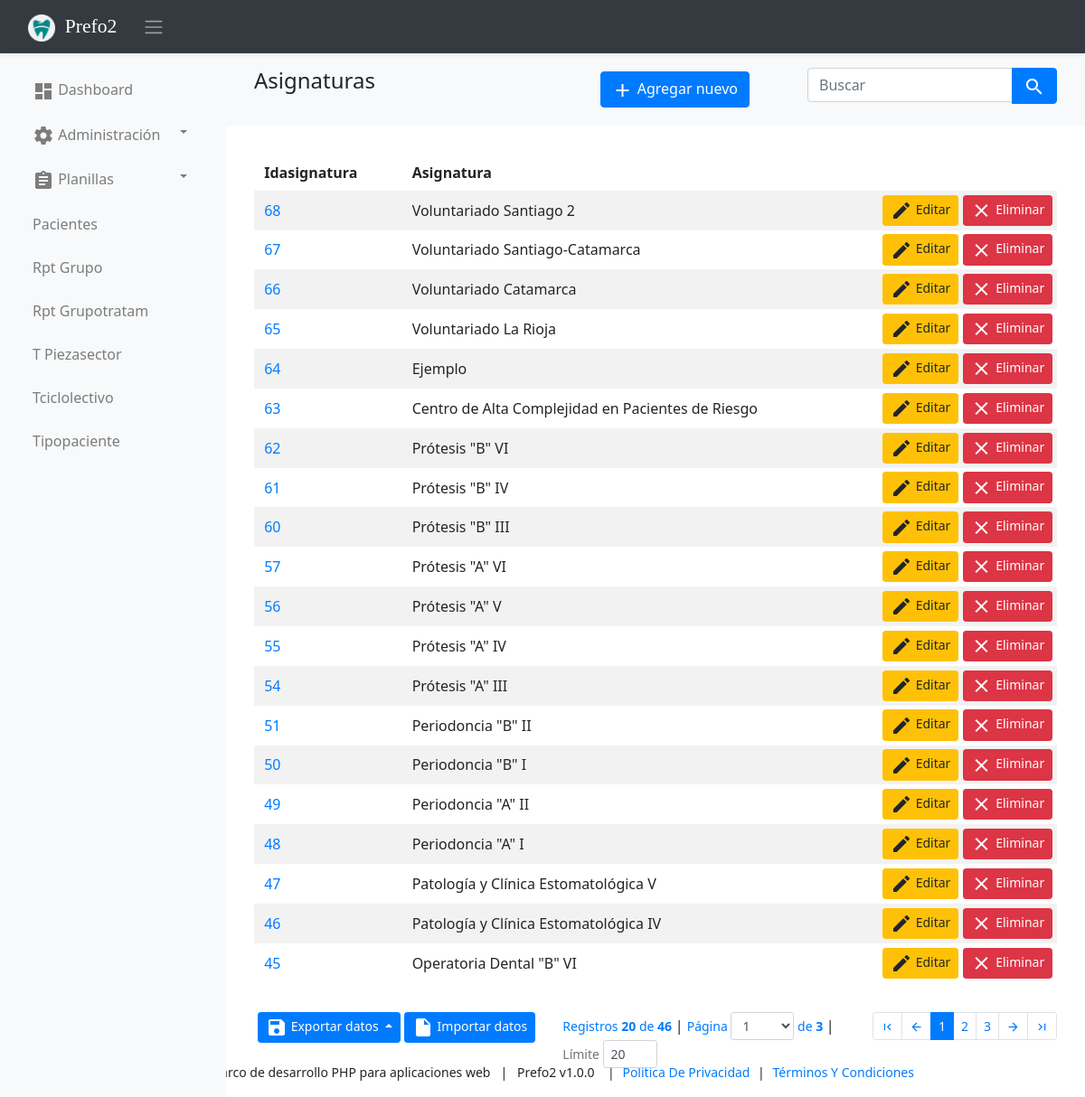
Page /asignaturas on the committed database.
### tables this page shows
CREATE TABLE IF NOT EXISTS `asignaturas` (
  `idAsignatura` bigint(11) NOT NULL AUTO_INCREMENT,
  `Asignatura` varchar(100) NOT NULL,
  PRIMARY KEY (`idAsignatura`)
);

### app/controllers/AsignaturasController.php (called while the page is built, shortened)
<?php
class AsignaturasController extends BaseController{
	function __construct(){
		$this->tablename = "asignaturas";
	}
	function index($fieldname = null , $fieldvalue = null){
		$request = $this->request;
		$db = $this->GetModel();
		$tablename = $this->tablename;
		$fields = ["idAsignatura",
			"Asignatura"];
		$pagination = $this->get_pagination(MAX_RECORD_COUNT);
		if(!empty($request->orderby)){
			$orderby = $request->orderby;
			$ordertype = (!empty($request->ordertype) ? $request->ordertype : ORDER_TYPE);
			$db->orderBy($orderby, $ordertype);
		} else {
			$db->orderBy("asignaturas.idAsignatura", ORDER_TYPE);
		}
		$tc = $db->withTotalCount();
		$records = $db->get($tablename, $pagination, $fields);
		$records_count = count($records);
		$total_records = intval($tc->totalCount);
		$page_limit = $pagination[1];
		$total_pages = ceil($total_records / $page_limit);
		$data = new stdClass;
		$data->records = $records;
		$data->record_count = $records_count;
		$data->total_records = $total_records;
		$data->total_page = $total_pages;
		$this->render_view("asignaturas/list.php", $data);
	}
}

### index.php (called while the page is built, shortened)
<?php
$core_app = new Router;
$core_app->init();

### system/BaseModel.php (called while the page is built, shortened)
<?php
class BaseModel
{
    private $connectionParams = [
        'type'     => 'mysql',
        'host'     => null,
        'username' => null,
        'password' => null,
        'dbname'   => null,
        'port'     => null,
        'charset'  => null
    ];
    private $groupBy = array();
    private $orderBy = array();
    private $pdo;
    private $prefix = '';
    private $query = '';
    private $queryOptions = array();
    private $returnType = PDO::FETCH_ASSOC;
    private $useGenerator = false;
    public function __construct($type, $host = null, $username = null, $password = null, $dbname = null, $port = null, $charset = null)
    {
        if (is_array($type)) {
            $this->connectionParams = $type;
        } elseif (is_object($type)) {
            $this->pdo = $type;
        } else {
            foreach ($this->connectionParams as $key => $param) {
                if (isset($$key) && !is_null($$key)) {
                    $this->connectionParams[$key] = $$key;
                }
            }
        }
        if (!empty($this->connectionParams['type'])) {
            $dbType = strtolower($this->connectionParams['type']);
        }
    }
    public function connect()
    {
        $dbType = strtolower($this->connectionParams['type']);
        if ($dbType == 'sqlite') {
            $this->fieldQuote = '"';
            $connectionString = 'sqlite:' . $this->connectionParams['dbname'];
            $this->pdo = new PDO($connectionString);
        } else {
            $connectionString = $this->connectionParams['type'] . ':';
            $connectionParams = ['host', 'dbname', 'port'];
            foreach ($connectionParams as $connectionParam) {
                if (!empty($this->connectionParams[$connectionParam])) {
                    $connectionString .= $connectionParam . '=' . $this->connectionParams[$connectionParam] . ';';
                }
            }
            $connectionString = rtrim($connectionString, ';');
            $options = [
                PDO::ATTR_ERRMODE => PDO::ERRMODE_EXCEPTION,
                PDO::ATTR_PERSISTENT => false
            ];
            $this->pdo = new PDO($connectionString, $this->connectionParams['username'], $this->connectionParams['password'], $options);
            $charset = $this->connectionParams['charset'];
            if (!empty($charset)) {
                $this->pdo->query("SET NAMES '$charset'");
            }
        }
    }
    private function buildCondition($operator, $conditions)
    {
        if (empty($conditions)) {
            return;
        }
        $this->query .= ' ' . $operator;
    }
    protected function buildGroupBy()
    {
        if (empty($this->groupBy)) {
            return;
        }
        $this->query .= " GROUP BY ";
        $this->query = rtrim($this->query, ', ') . " ";
    }
    private function buildLimit($numRows)
    {
        $dbType = $this->connectionParams['type'];
        if ($dbType == 'sqlsrv') {
            if (is_array($numRows)) {
                $limit = $numRows[1];
                $offset = intval($numRows[0]);
                $orderby = null;
                if (empty($this->orderBy)) {
                    $orderby = " ORDER BY(SELECT NULL)";
                }
                $this->query .= "$orderby OFFSET $offset ROWS FETCH NEXT $limit ROWS ONLY";
            }
        } else {
            if (is_array($numRows)) {
                $this->query .= ' LIMIT ' . (int) $numRows[1] . ' OFFSET ' . (int) $numRows[0];
            } else {
                $this->query .= ' LIMIT ' . (int) $numRows;
            }
        }
    }
    private function buildOrderBy()
    {
        $this->query .= " ORDER BY ";
        foreach ($this->orderBy as $prop => $value) {
            if (strtolower(str_replace(" ", "", $prop)) == 'rand()') {
                $this->query .= "RAND(), ";
            } else {
                $this->query .= $prop . " " . $value . ", ";
            }
        }
        $this->query = rtrim($this->query, ', ') . " ";
    }
    private function buildQuery($numRows, $tableData = null)
    {
        $this->params = [];
        return $this->prepare();
    }
    private function buildResult($stmt)
    {
        if ($stmt->columnCount() == 0) {
            return $stmt->rowCount();
        } else {
            if ($this->useGenerator) {
                return $this->buildResultGenerator($stmt);
            } else {
                return $stmt->fetchAll($this->returnType);
            }
        }
    }
    private function getTableName($tableName)
    {
        return strpos($tableName, '.') !== false ? $tableName : $this->prefix . $tableName;
    }
    public function get($tableName, $numRows = null, $columns = '*')
    {
        $column = is_array($columns) ? implode(', ', $columns) : $columns;
        $dbType = $this->connectionParams['type'];
        $queryOptions = implode(' ', $this->queryOptions);
        $sqlsrvTop = "";
        $this->query = "SELECT $queryOptions $sqlsrvTop $column FROM " . $this->getTableName($tableName);
        $stmt = $this->buildQuery($numRows);
        $stmt->execute();
        $result = $this->buildResult($stmt);
        return $result;
    }
    public function orderBy($orderByField, $orderbyDirection = "DESC", $customFields = null)
    {
        $orderbyDirection = strtoupper(trim($orderbyDirection));
        $orderByField     = preg_replace("/[^-a-z0-9\.\(\),_`\*\'\"]+/i", '', $orderByField);
        $orderByField = preg_replace("/(\`)([`a-zA-Z0-9_]*\.)/", '\1' . $this->prefix . '\2', $orderByField);
        $this->orderBy[$orderByField] = $orderbyDirection;
        return $this;
    }
    public function pdo()
    {
        if (!$this->pdo) {
            $this->connect();
        }
        return $this->pdo;
    }
    private function prepare()
    {
        $query = $this->query;
        $stmt = $this->pdo()->prepare($query);
        return $stmt;
    }
    private function reset()
    {
        $this->groupBy         = [];
        $this->orderBy         = [];
        $this->query           = '';
        $this->queryOptions    = [];
    }
    public function setQueryOption($options)
    {
        if (!is_array($options)) {
            $options = [$options];
        }
        foreach ($options as $option) {
            $option = strtoupper($option);
            if ($option == 'MYSQLI_NESTJOIN') {
                $this->nestJoin = true;
            } elseif ($option == 'FOR UPDATE') {
                $this->forUpdate = true;
            } elseif ($option == 'LOCK IN SHARE MODE') {
                $this->lockInShareMode = true;
            } else {
                $this->queryOptions[] = $option;
            }
        }
        return $this;
    }
}

### app/views/partials/asignaturas/list.php (the view, shortened to what this page needs)
<?php
$page_element_id = "list-page-" . random_str();
$current_page = $this->set_current_page_link();
$view_data = $this->view_data;
$records = $view_data->records;
$record_count = $view_data->record_count;
$total_records = $view_data->total_records;
$show_header = $this->show_header;
$show_footer = $this->show_footer;
$show_pagination = $this->show_pagination;
?>
<section class="page" id="<?php echo $page_element_id; ?>" data-page-type="list"  data-display-type="table" data-page-url="<?php print_link($current_page); ?>">
    <?php
    if( $show_header == true ){
    ?>
    <div  class="bg-light p-3 mb-3 p-3 mb-3">
        <div class="container-fluid">
            <div class="row ">
                <div class="col">
                    <h4 class="record-title">Asignaturas</h4>
                </div>
                <div class="col-sm-3">
                    <a  class="btn btn btn-primary my-1" href="<?php print_link("asignaturas/add") ?>">
                        <i class="material-icons">add</i>
                        Agregar nuevo
                    </a>
                </div>
                <div class="col-sm-4">
                    <form  class="search" action="<?php print_link('asignaturas'); ?>" method="get">
                        <div class="input-group">
                            <input value="<?php echo get_value('search'); ?>" class="form-control" type="text" name="search"  placeholder="Buscar" />
                                <div class="input-group-append">
                                    <button class="btn btn-primary"><i class="material-icons">search</i></button>
                                </div>
                            </div>
                        </form>
                    </div>
                </div>
            </div>
        </div>
        <?php
        }
        ?>
        <div  class=" p-3 mb-3">
            <div class="container-fluid">
                <div class="row ">
                    <div class="col-md-12">
                        <div  class=" animated fadeIn page-content">
                            <div id="asignaturas-list-records">
                                <div id="page-report-body" class="table-responsive">
                                    <table class="table table-hover table-striped table-sm text-left table-borderless">
                                        <thead class="table-header ">
                                            <tr>
                                                <th  class="td-idAsignatura"> Idasignatura</th>
                                                <th  class="td-Asignatura"> Asignatura</th>
                                                <th class="td-btn"></th>
                                            </tr>
                                        </thead>
                                        <?php
                                        if(!empty($records)){
                                        ?>
                                        <tbody class="page-data" id="page-data-<?php echo $page_element_id; ?>">
                                            <?php
                                            foreach($records as $data){
                                            $rec_id = (!empty($data['idAsignatura']) ? urlencode($data['idAsignatura']) : null);
                                            ?>
                                            <tr>
                                                <td class="td-idAsignatura"><a href="<?php print_link("asignaturas/view/$data[idAsignatura]") ?>"><?php echo $data['idAsignatura']; ?></a></td>
                                                <td class="td-Asignatura"> <?php echo $data['Asignatura']; ?></td>
                                                <th class="td-btn">
                                                    <a class="btn btn-sm btn-warning has-tooltip" title="Editar este registro" href="<?php print_link("asignaturas/edit/$rec_id"); ?>">
                                                        <i class="material-icons">edit</i> Editar
                                                    </a>
                                                    <a class="btn btn-sm btn-danger has-tooltip record-delete-btn" title="Eliminar este registro" href="" data-prompt-msg="¿Seguro quiere borrar este registro?" data-display-style="modal">
                                                        <i class="material-icons">clear</i>
                                                        Eliminar
                                                    </a>
                                                </th>
                                            </tr>
                                            <?php
                                            }
                                            ?>
                                        </tbody>
                                        <?php
                                        }
                                        ?>
                                    </table>
                                </div>
                                <?php
                                if( $show_footer && !empty($records)){
                                ?>
                                    <div class=" mt-3">
                                        <div class="row justify-content-center">
                                            <div class="col-md-auto justify-content-center">
                                                <div class="d-flex justify-content-between">
                                                    <div class="dropup export-btn-holder mx-1">
                                                        <button class="btn btn-sm btn-primary dropdown-toggle" type="button" data-toggle="dropdown" aria-haspopup="true" aria-expanded="false">
                                                            <i class="material-icons">save</i> Exportar datos
                                                        </button>
                                                    </div>
                                                </div>
                                            </div>
                                            <div class="col">
                                                <?php
                                                if($show_pagination == true){
                                                $pager = new Pagination($total_records, $record_count);
                                                $pager->route = $this->route;
                                                $pager->show_page_count = true;
                                                $pager->show_record_count = true;
                                                $pager->show_page_limit =true;
                                                $pager->limit_count = $this->limit_count;
                                                $pager->show_page_number_list = true;
                                                $pager->pager_link_range=5;
                                                $pager->render();
                                                }
                                                ?>
                                            </div>
                                        </div>
                                    </div>
                                    <?php
                                    }
                                    ?>
                                </div>
                            </div>
                        </div>
                    </div>
                </div>
            </div>
        </section>

### rows in the picture
asignaturas: idAsignatura "68", Asignatura "Voluntariado Santiago 2"
asignaturas: idAsignatura "67", Asignatura "Voluntariado Santiago-Catamarca"
asignaturas: idAsignatura "66", Asignatura "Voluntariado Catamarca"
asignaturas: idAsignatura "65", Asignatura "Voluntariado La Rioja"
asignaturas: idAsignatura "64", Asignatura "Ejemplo"
asignaturas: idAsignatura "63", Asignatura "Centro de Alta Complejidad en Pacientes de Riesgo"
asignaturas: idAsignatura "62", Asignatura "Prótesis \"B\" VI"
asignaturas: idAsignatura "61", Asignatura "Prótesis \"B\" IV"
asignaturas: idAsignatura "60", Asignatura "Prótesis \"B\" III"
asignaturas: idAsignatura "57", Asignatura "Prótesis \"A\" VI"
asignaturas: idAsignatura "56", Asignatura "Prótesis \"A\" V"
asignaturas: idAsignatura "55", Asignatura "Prótesis \"A\" IV"
asignaturas: idAsignatura "54", Asignatura "Prótesis \"A\" III"
asignaturas: idAsignatura "51", Asignatura "Periodoncia \"B\" II"
asignaturas: idAsignatura "50", Asignatura "Periodoncia \"B\" I"
asignaturas: idAsignatura "49", Asignatura "Periodoncia \"A\" II"
asignaturas: idAsignatura "48", Asignatura "Periodoncia \"A\" I"
asignaturas: idAsignatura "47", Asignatura "Patología y Clínica Estomatológica V"
asignaturas: idAsignatura "46", Asignatura "Patología y Clínica Estomatológica IV"
asignaturas: idAsignatura "45", Asignatura "Operatoria Dental \"B\" VI"

### other values in the picture
SITE_NAME "Prefo2"
$menuobj['label'] "Dashboard"
$menuobj['label'] "Administración"
$menuobj['label'] "Planillas"
$menuobj['label'] "Pacientes"
$menuobj['label'] "Rpt Grupo"
$menuobj['label'] "Rpt Grupotratam"
$menuobj['label'] "T Piezasector"
$menuobj['label'] "Tciclolectivo"
$menuobj['label'] "Tipopaciente"
$button_text "Importar datos"
$record_position "20"
$this->total_records "46"
$numofpages "3"
SITE_OWNER "Marco de desarrollo PHP para aplicaciones web"
